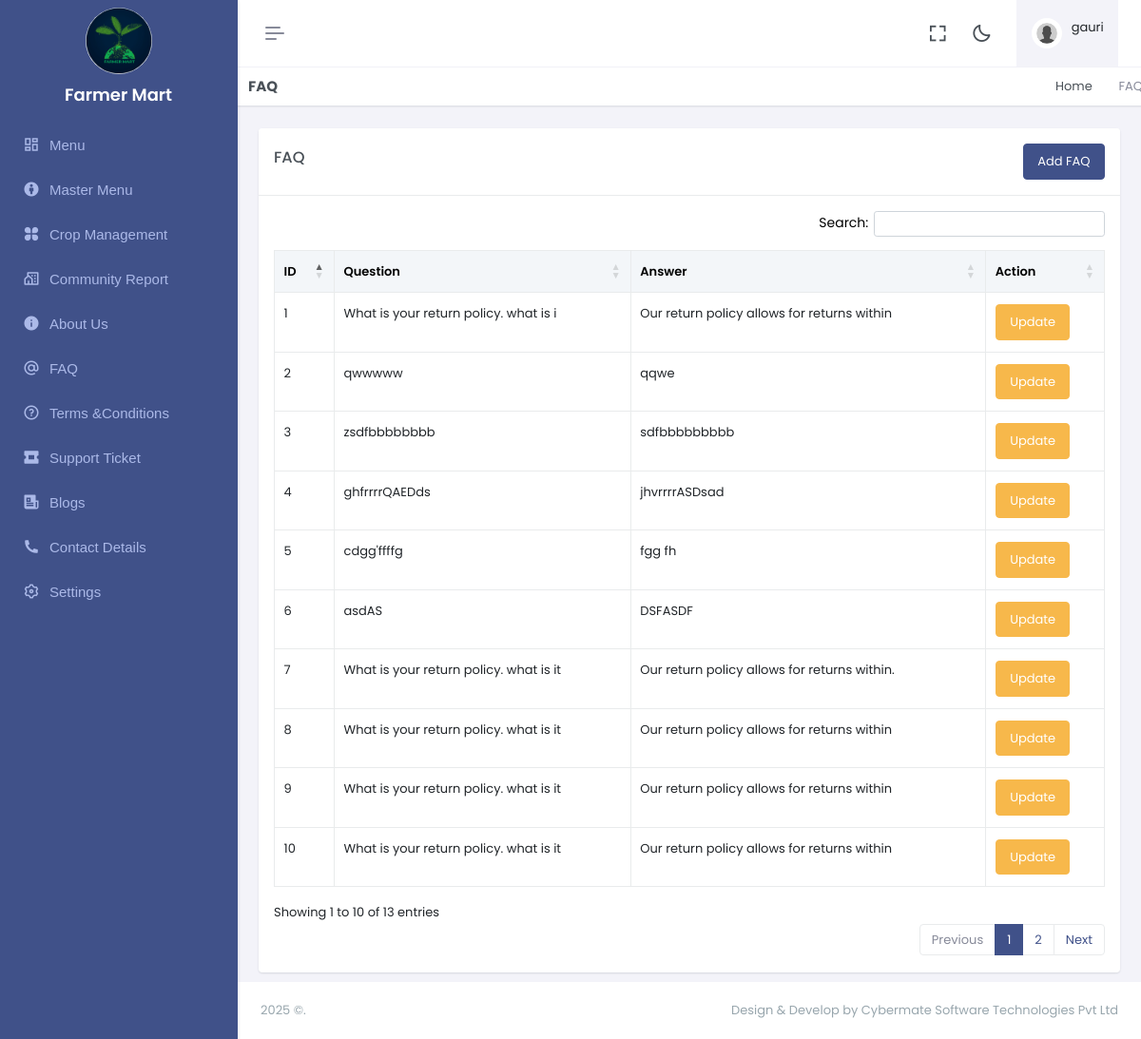
The page /view/FAQ_report.php (signed in) on the database its author committed.
### tables this page shows
CREATE TABLE `tbl_faq` (
  `id` int(10) NOT NULL,
  `question` varchar(100) NOT NULL,
  `answer` varchar(100) NOT NULL
);

### view/FAQ_report.php (the view, shortened to what this page needs)
<!DOCTYPE html>
<html lang="en">
<head>
    <link rel="stylesheet" href="https://cdn.datatables.net/1.11.5/css/dataTables.bootstrap5.min.css" />
    <link rel="stylesheet" href="https://cdn.datatables.net/responsive/2.2.9/css/responsive.bootstrap.min.css" />
    <link rel="stylesheet" href="https://cdn.datatables.net/buttons/2.2.2/css/buttons.dataTables.min.css">
</head>
<body>
<?php
include '../configuration/header.php'; ?>
<main class="main-content">
    <div class="page-content">
        <div class="page-header">
            <div class="page-title-box d-sm-flex align-items-center justify-content-between bg-galaxy-transparent" style="padding:10px">
                <h4 class="mb-sm-0 custom-heading">FAQ</h4>
                <div class="page-title-right">
                    <ol class="breadcrumb m-0">
                        <li class="breadcrumb-item"><a href="javascript: void(0);">Home</a></li>
                        <li class="breadcrumb-item active">FAQ</li>
                    </ol>
                </div>
            </div>
            <div class="table-content table-basic">
                <div class="card" style="margin:10px">
                    <div class="card-header d-flex justify-content-between align-items-center">
                        <h5>FAQ</h5>
                        <div>
                            <button type="button" class="btn btn-primary" onclick="window.location.href='FAQ.php'">Add FAQ</button>
                        </div>
                    </div>
                    <div class="card-body">
                        <div class="table-responsive">
                            <table id="buttons-datatables" class="display table table-bordered" style="width:100%">
                                <thead class="table-light">
                                    <tr>
                                        <th scope="col">ID</th>
                                        <th scope="col">Question</th>
                                        <th scope="col">Answer</th>
                                        <th scope="col">Action</th>
                                    </tr>
                                </thead>
                                <tbody>
                                    <?php
                                   include '../configuration/config.php';
                                    $sql = "SELECT * FROM tbl_faq";
                                    $result = mysqli_query($conn, $sql);
                                    if (mysqli_num_rows($result) > 0) {
                                        while ($row = mysqli_fetch_assoc($result)) {
                                            echo "<tr>
                                                <td>{$row['id']}</td>
                                                <td>{$row['question']}</td>
                                                <td>{$row['answer']}</td>
                                                <td><a href='update_front_faq.php?id={$row['id']}' class='btn btn-warning'>Update</a></td>
                                            </tr>";
                                        }
                                    } else {
                                        echo "<tr><td colspan='4'>No FAQs found</td></tr>";
                                    }
                                    ?>
                                </tbody>
                            </table>
                        </div>
                    </div>
                </div>
            </div>
        </div>
    </div>
</main>
<?php include '../configuration/footer.php'; ?>
</body>
</html>

### configuration/header.php (shortened to what this page needs)
<!doctype html>
<html lang="en" data-layout="vertical" data-topbar="light" data-sidebar="dark" data-sidebar-size="lg" data-sidebar-image="none" data-preloader="disable">
<head>
    <link href="assets/libs/jsvectormap/css/jsvectormap.min.css" rel="stylesheet" type="text/css" />
    <link href="assets/libs/swiper/swiper-bundle.min.css" rel="stylesheet" type="text/css" />
    <link href="assets/css/bootstrap.min.css" rel="stylesheet" type="text/css" />
    <link href="assets/css/icons.min.css" rel="stylesheet" type="text/css" />
    <link href="assets/css/app.min.css" rel="stylesheet" type="text/css" />
    <link href="assets/css/custom.min.css" rel="stylesheet" type="text/css" />
    <link href="assets/libs/sweetalert2/sweetalert2.min.css" rel="stylesheet" type="text/css" />
</head>
<body>
    <div id="layout-wrapper">
    <header id="page-topbar">
        <div class="layout-width">
        <div class="navbar-header">
            <div class="d-flex">
                <button type="button" class="btn btn-sm px-3 fs-16 header-item vertical-menu-btn topnav-hamburger" id="topnav-hamburger-icon">
                    <span class="hamburger-icon">
                        <span></span>
                        <span></span>
                        <span></span>
                    </span>
                </button>
            </div>
            <div class="d-flex align-items-center">
                <div class="ms-1 header-item d-none d-sm-flex">
                    <button type="button" class="btn btn-icon btn-topbar btn-ghost-secondary rounded-circle" data-toggle="fullscreen">
                        <i class='bx bx-fullscreen fs-22'></i>
                    </button>
                </div>
                <div class="ms-1 header-item d-none d-sm-flex">
                    <button type="button" class="btn btn-icon btn-topbar btn-ghost-secondary rounded-circle light-dark-mode">
                        <i class='bx bx-moon fs-22'></i>
                    </button>
                </div>
                <div class="dropdown ms-sm-3 header-item topbar-user">
                    <button type="button" class="btn" id="page-header-user-dropdown" data-bs-toggle="dropdown" aria-haspopup="true" aria-expanded="false">
                        <span class="d-flex align-items-center">
                           <div class="d-flex">
                            <div>
                            <img class="rounded-circle header-profile-user" src="assets/images/users/pic3.png" alt="Header Avatar">
                            </div>
                            <div style="margin-bottom:-16px; margin-left:10px;">
                            <p>
                                <?php
                                $email = $_SESSION['UNAME'];
                                $name = explode('@', $email)[0];
                                echo $name;
                                ?><br>
                            </p>
                            </div>
                            </div>
                        </span>
                    </button>
                </div>
            </div>
        </div>
    </div>
    </header>
        <div class="app-menu navbar-menu">
            <div class="navbar-brand-box">
                <a href="index.php" class="logo logo-light mt-2">
                    <span class="logo-lg">
                    <img src="assets\images\logo\crop_logo.jpg" alt="" style="height:70px;width:70px;border-radius: 39px;">
                    </span>
                </a>
                <p class="color mt-2">
                    <b class="fs-18"> Farmer Mart </b>
                </p>
            </div>
            <div id="scrollbar">
                <div class="container-fluid">
                    <ul class="navbar-nav" id="navbar-nav">
                        <li class="nav-item">
                            <a class="nav-link" href="index.php" role="button" aria-expanded="false" aria-controls="sidebarDashboards">
                            <i class="ri-dashboard-line"></i><span>Menu</span>
                            </a>
                        </li>
                        <li class="nav-item">
                            <a class="nav-link menu-link collapsed" href="#two" data-bs-toggle="collapse" role="button" aria-expanded="false" aria-controls="sidebarMaps">
                            <i class="ri-creative-commons-by-fill"></i><span data-key="t-maps">Master Menu</span>
                            </a>
                        </li>
                        <li class="nav-item">
                            <a class="nav-link menu-link collapsed" href="#one" data-bs-toggle="collapse" role="button" aria-expanded="false" aria-controls="sidebarMaps">
                            <i class="ri-apps-fill"></i><span data-key="t-maps">Crop Management</span>
                            </a>
                        </li>
                        <li class="nav-item">
                            <a class="nav-link menu-link" href="communityReport.php" target="_self" role="button" aria-expanded="false" aria-controls="sidebarLanding">
                                <i class="ri-community-line"></i> <span>Community Report</span>
                            </a>
                        </li>
                        <li class="nav-item">
                            <a class="nav-link menu-link" href="..\view\aboutUs_report.php " target="" role="button" aria-expanded="false" aria-controls="sidebarLanding">
                            <i class="ri-information-fill"></i><span>About Us</span>
                            </a>
                        </li>
                        <li class="nav-item">
                            <a class="nav-link menu-link" href="..\view\FAQ_report.php" target="_self" role="button" aria-expanded="false" aria-controls="sidebarLanding">
                            <i class="ri-at-line"></i><span>FAQ</span>
                            </a>
                        </li>
                        <li class="nav-item">
                            <a class="nav-link menu-link" href="..\view\terms_report.php" target="_self" role="button" aria-expanded="false" aria-controls="sidebarLanding">
                            <i class="ri-question-line"></i><span>Terms &Conditions</span>
                            </a>
                        </li>
                        <li class="nav-item">
                            <a class="nav-link menu-link" href="ticketReport.php" target="_self" role="button" aria-expanded="false" aria-controls="sidebarLanding">
                            <i class="ri-ticket-2-fill"></i><span>Support Ticket</span>
                            </a>
                        </li>
                        <li class="nav-item">
                            <a class="nav-link menu-link" href="blogsReport.php" target="_self" role="button" aria-expanded="false" aria-controls="sidebarLanding">
                            <i class="ri-newspaper-fill"></i><span>Blogs</span>
                            </a>
                        </li>
                        <li class="nav-item">
                            <a class="nav-link menu-link" href="contactDetailsReport.php" target="_self" role="button" aria-expanded="false" aria-controls="sidebarLanding">
                            <i class="ri-phone-fill"></i><span>Contact Details</span>
                            </a>
                        </li>
                        <li class="nav-item">
                            <a class="nav-link menu-link" href="SettingReport.php" target="_self" role="button" aria-expanded="false" aria-controls="sidebarLanding">
                                <i class="ri-settings-3-line"></i> <span>Settings</span>
                            </a>
                        </li>
                    </ul>
                </div>
            </div>
            <div class="sidebar-background"></div>
        </div>
    </div>
</body>
</html>

### configuration/footer.php (shortened to what this page needs)
<footer class="footer">
                <div class="container-fluid">
                    <div class="row">
                        <div class="col-sm-6">
                            <script>document.write(new Date().getFullYear())</script> ©.
                        </div>
                        <div class="col-sm-6">
                            <div class="text-sm-end d-none d-sm-block">
                                Design & Develop by Cybermate Software Technologies Pvt Ltd
                            </div>
                        </div>
                    </div>
                </div>
            </footer>
</body>
</html>

### view/FAQ_report.php (style rules this page uses)
.custom-heading { padding-left: 3px; margin-left: 10px; }

### configuration/header.php (style rules this page uses)
.color { color:white; }

### rows shown on the page
tbl_faq: id "1", question "What is your return policy. what is i", answer "Our return policy allows for returns within"
tbl_faq: id "2", question "qwwwww", answer "qqwe"
tbl_faq: id "3", question "zsdfbbbbbbbb", answer "sdfbbbbbbbbb"
tbl_faq: id "4", question "ghfrrrrQAEDds", answer "jhvrrrrASDsad"
tbl_faq: id "5", question "cdgg'ffffg", answer "fgg fh"
tbl_faq: id "6", question "asdAS", answer "DSFASDF"
tbl_faq: id "7", question "What is your return policy. what is it", answer "Our return policy allows for returns within."
tbl_faq: id "8", question "What is your return policy. what is it", answer "Our return policy allows for returns within"
tbl_faq: id "9", question "What is your return policy. what is it", answer "Our return policy allows for returns within"
tbl_faq: id "10", question "What is your return policy. what is it", answer "Our return policy allows for returns within"

### other values the page prints
$name "gauri"
